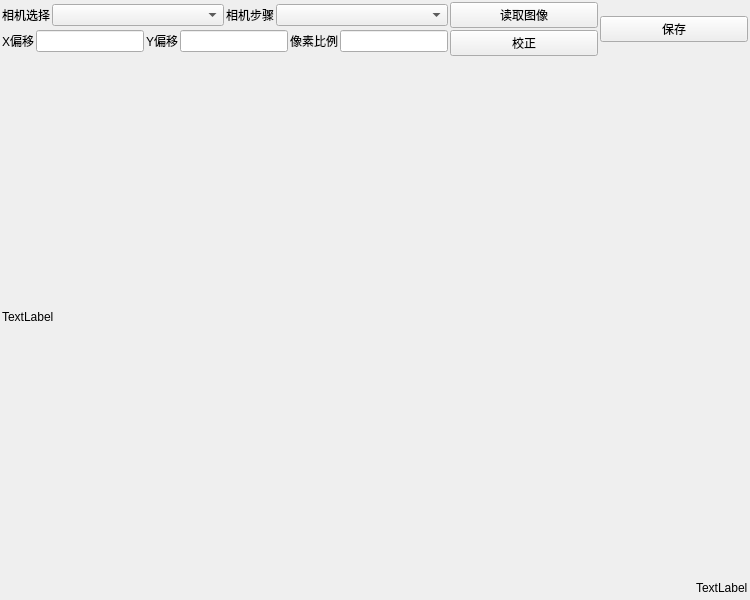
<?xml version="1.0" encoding="UTF-8"?>
<ui version="4.0">
 <class>ImageCalibrate</class>
 <widget class="QWidget" name="ImageCalibrate">
  <property name="geometry">
   <rect>
    <x>0</x>
    <y>0</y>
    <width>750</width>
    <height>600</height>
   </rect>
  </property>
  <property name="windowTitle">
   <string>Form</string>
  </property>
  <layout class="QVBoxLayout" name="verticalLayout_3">
   <property name="leftMargin">
    <number>2</number>
   </property>
   <property name="topMargin">
    <number>2</number>
   </property>
   <property name="rightMargin">
    <number>2</number>
   </property>
   <property name="bottomMargin">
    <number>2</number>
   </property>
   <item>
    <layout class="QHBoxLayout" name="horizontalLayout_7">
     <property name="spacing">
      <number>2</number>
     </property>
     <item>
      <layout class="QVBoxLayout" name="verticalLayout">
       <property name="spacing">
        <number>2</number>
       </property>
       <item>
        <layout class="QHBoxLayout" name="horizontalLayout_5">
         <item>
          <layout class="QHBoxLayout" name="horizontalLayout_4">
           <item>
            <widget class="QLabel" name="label">
             <property name="sizePolicy">
              <sizepolicy hsizetype="Fixed" vsizetype="Fixed">
               <horstretch>0</horstretch>
               <verstretch>0</verstretch>
              </sizepolicy>
             </property>
             <property name="text">
              <string>相机选择</string>
             </property>
            </widget>
           </item>
           <item>
            <widget class="QComboBox" name="cbbox_CamList">
             <property name="sizePolicy">
              <sizepolicy hsizetype="Preferred" vsizetype="Fixed">
               <horstretch>0</horstretch>
               <verstretch>0</verstretch>
              </sizepolicy>
             </property>
            </widget>
           </item>
          </layout>
         </item>
         <item>
          <layout class="QHBoxLayout" name="horizontalLayout_9">
           <item>
            <widget class="QLabel" name="label_5">
             <property name="sizePolicy">
              <sizepolicy hsizetype="Fixed" vsizetype="Fixed">
               <horstretch>0</horstretch>
               <verstretch>0</verstretch>
              </sizepolicy>
             </property>
             <property name="text">
              <string>相机步骤</string>
             </property>
            </widget>
           </item>
           <item>
            <widget class="QComboBox" name="cbbox_CamStep">
             <property name="sizePolicy">
              <sizepolicy hsizetype="Preferred" vsizetype="Fixed">
               <horstretch>0</horstretch>
               <verstretch>0</verstretch>
              </sizepolicy>
             </property>
            </widget>
           </item>
          </layout>
         </item>
        </layout>
       </item>
       <item>
        <layout class="QHBoxLayout" name="horizontalLayout_6">
         <item>
          <layout class="QHBoxLayout" name="horizontalLayout_3">
           <item>
            <widget class="QLabel" name="label_2">
             <property name="sizePolicy">
              <sizepolicy hsizetype="Preferred" vsizetype="Fixed">
               <horstretch>0</horstretch>
               <verstretch>0</verstretch>
              </sizepolicy>
             </property>
             <property name="text">
              <string>X偏移</string>
             </property>
            </widget>
           </item>
           <item>
            <widget class="QLineEdit" name="ledt_X_Offset">
             <property name="sizePolicy">
              <sizepolicy hsizetype="Fixed" vsizetype="Fixed">
               <horstretch>0</horstretch>
               <verstretch>0</verstretch>
              </sizepolicy>
             </property>
            </widget>
           </item>
          </layout>
         </item>
         <item>
          <layout class="QHBoxLayout" name="horizontalLayout_2">
           <item>
            <widget class="QLabel" name="label_3">
             <property name="sizePolicy">
              <sizepolicy hsizetype="Preferred" vsizetype="Fixed">
               <horstretch>0</horstretch>
               <verstretch>0</verstretch>
              </sizepolicy>
             </property>
             <property name="text">
              <string>Y偏移</string>
             </property>
            </widget>
           </item>
           <item>
            <widget class="QLineEdit" name="ledt_Y_Offset">
             <property name="sizePolicy">
              <sizepolicy hsizetype="Fixed" vsizetype="Fixed">
               <horstretch>0</horstretch>
               <verstretch>0</verstretch>
              </sizepolicy>
             </property>
            </widget>
           </item>
          </layout>
         </item>
         <item>
          <layout class="QHBoxLayout" name="horizontalLayout">
           <item>
            <widget class="QLabel" name="label_4">
             <property name="sizePolicy">
              <sizepolicy hsizetype="Preferred" vsizetype="Fixed">
               <horstretch>0</horstretch>
               <verstretch>0</verstretch>
              </sizepolicy>
             </property>
             <property name="text">
              <string>像素比例</string>
             </property>
            </widget>
           </item>
           <item>
            <widget class="QLineEdit" name="ledt_Ratio">
             <property name="sizePolicy">
              <sizepolicy hsizetype="Fixed" vsizetype="Fixed">
               <horstretch>0</horstretch>
               <verstretch>0</verstretch>
              </sizepolicy>
             </property>
            </widget>
           </item>
          </layout>
         </item>
        </layout>
       </item>
      </layout>
     </item>
     <item>
      <layout class="QVBoxLayout" name="verticalLayout_2">
       <property name="spacing">
        <number>2</number>
       </property>
       <item>
        <widget class="QPushButton" name="pbtn_Read_Image">
         <property name="sizePolicy">
          <sizepolicy hsizetype="Preferred" vsizetype="Fixed">
           <horstretch>0</horstretch>
           <verstretch>0</verstretch>
          </sizepolicy>
         </property>
         <property name="text">
          <string>读取图像</string>
         </property>
        </widget>
       </item>
       <item>
        <widget class="QPushButton" name="pbtn_Cal_Image">
         <property name="sizePolicy">
          <sizepolicy hsizetype="Preferred" vsizetype="Fixed">
           <horstretch>0</horstretch>
           <verstretch>0</verstretch>
          </sizepolicy>
         </property>
         <property name="text">
          <string>校正</string>
         </property>
        </widget>
       </item>
      </layout>
     </item>
     <item>
      <widget class="QPushButton" name="pbtn_Save">
       <property name="sizePolicy">
        <sizepolicy hsizetype="Preferred" vsizetype="Fixed">
         <horstretch>0</horstretch>
         <verstretch>0</verstretch>
        </sizepolicy>
       </property>
       <property name="text">
        <string>保存</string>
       </property>
      </widget>
     </item>
    </layout>
   </item>
   <item>
    <widget class="QLabel" name="lbl_Image">
     <property name="sizePolicy">
      <sizepolicy hsizetype="Preferred" vsizetype="Expanding">
       <horstretch>0</horstretch>
       <verstretch>0</verstretch>
      </sizepolicy>
     </property>
     <property name="mouseTracking">
      <bool>true</bool>
     </property>
     <property name="text">
      <string>TextLabel</string>
     </property>
    </widget>
   </item>
   <item>
    <layout class="QHBoxLayout" name="horizontalLayout_8">
     <property name="topMargin">
      <number>0</number>
     </property>
     <item>
      <spacer name="horizontalSpacer">
       <property name="orientation">
        <enum>Qt::Horizontal</enum>
       </property>
       <property name="sizeHint" stdset="0">
        <size>
         <width>40</width>
         <height>20</height>
        </size>
       </property>
      </spacer>
     </item>
     <item>
      <widget class="QLabel" name="lbl_PosInfo">
       <property name="text">
        <string>TextLabel</string>
       </property>
      </widget>
     </item>
    </layout>
   </item>
  </layout>
 </widget>
 <tabstops>
  <tabstop>cbbox_CamList</tabstop>
  <tabstop>ledt_X_Offset</tabstop>
  <tabstop>pbtn_Read_Image</tabstop>
  <tabstop>ledt_Y_Offset</tabstop>
  <tabstop>ledt_Ratio</tabstop>
  <tabstop>pbtn_Cal_Image</tabstop>
  <tabstop>pbtn_Save</tabstop>
 </tabstops>
 <resources/>
 <connections/>
</ui>
